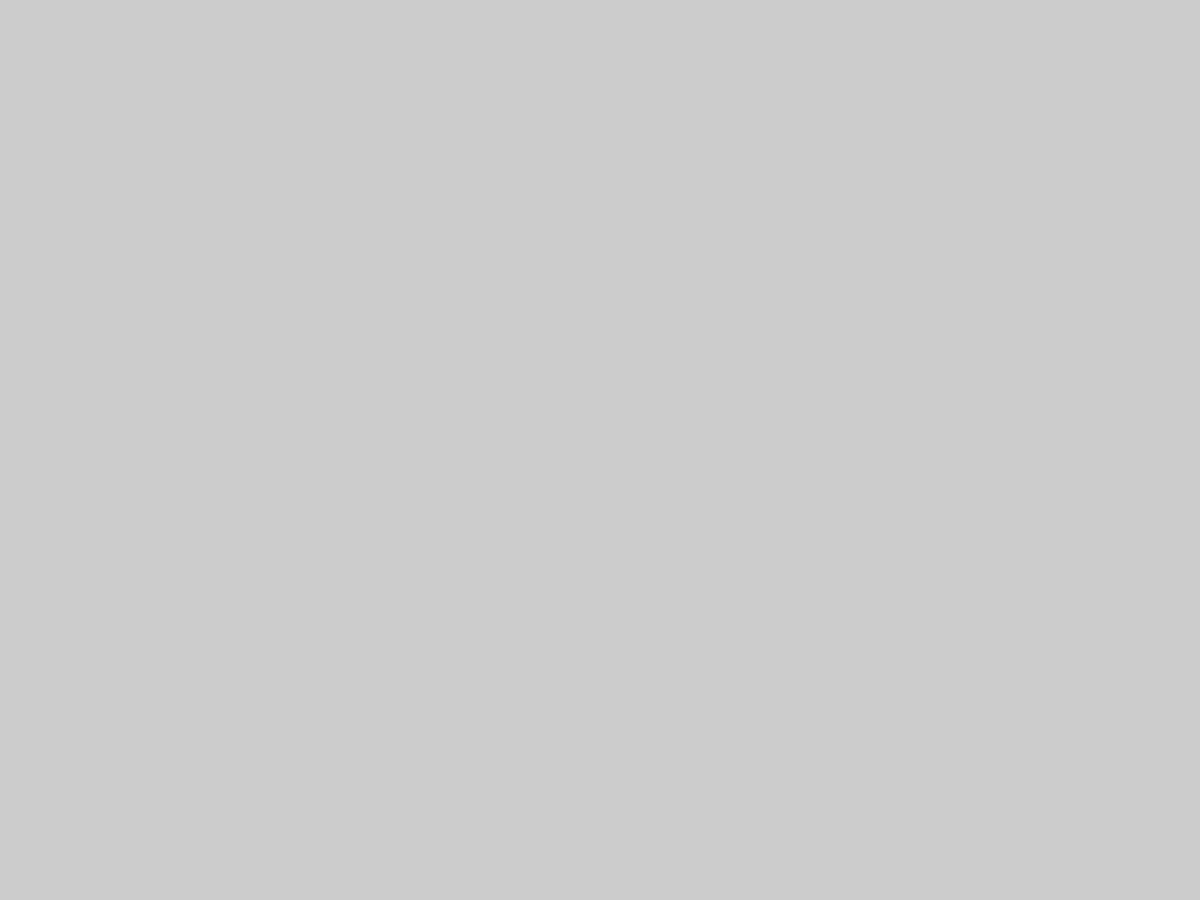
Frame 1 (no input)
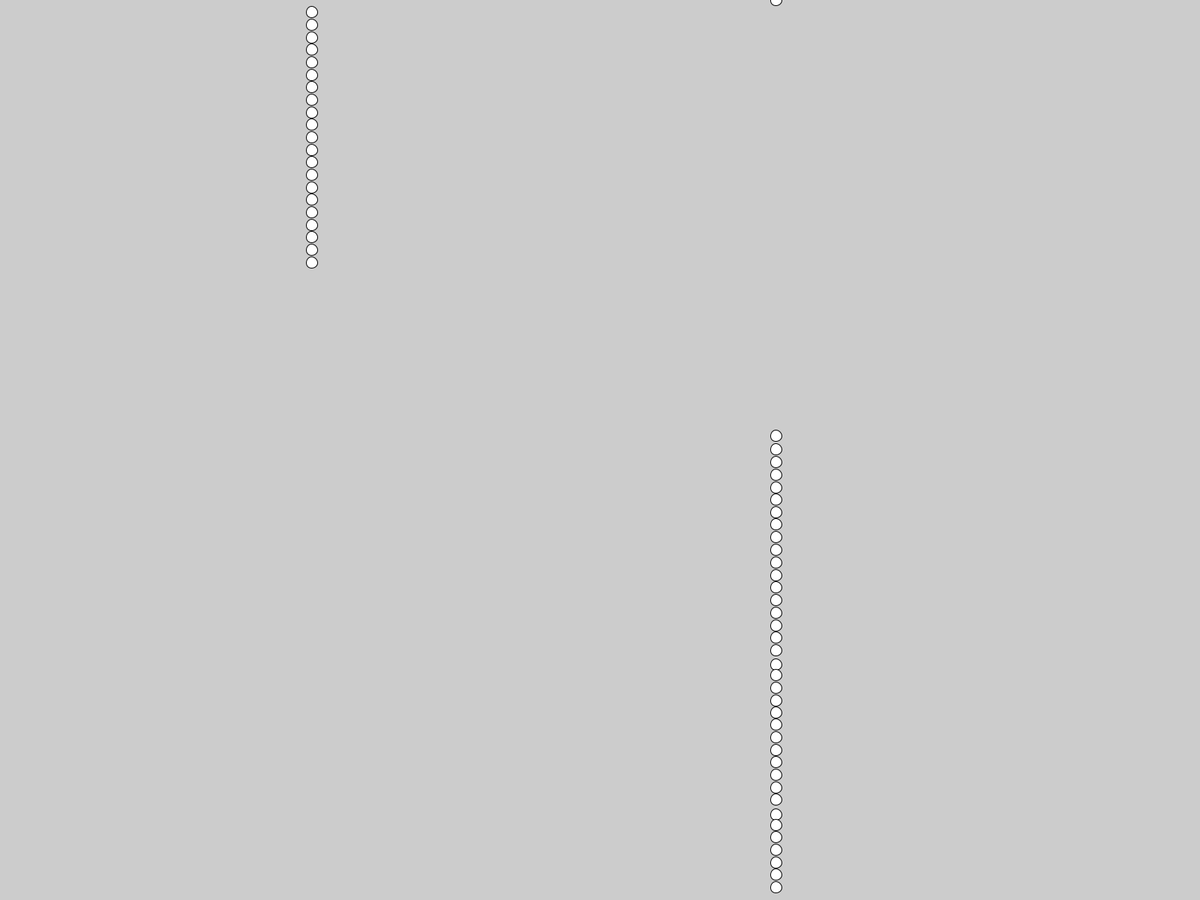
Frame 60 (the mouse pressed at the canvas centre just before this capture)
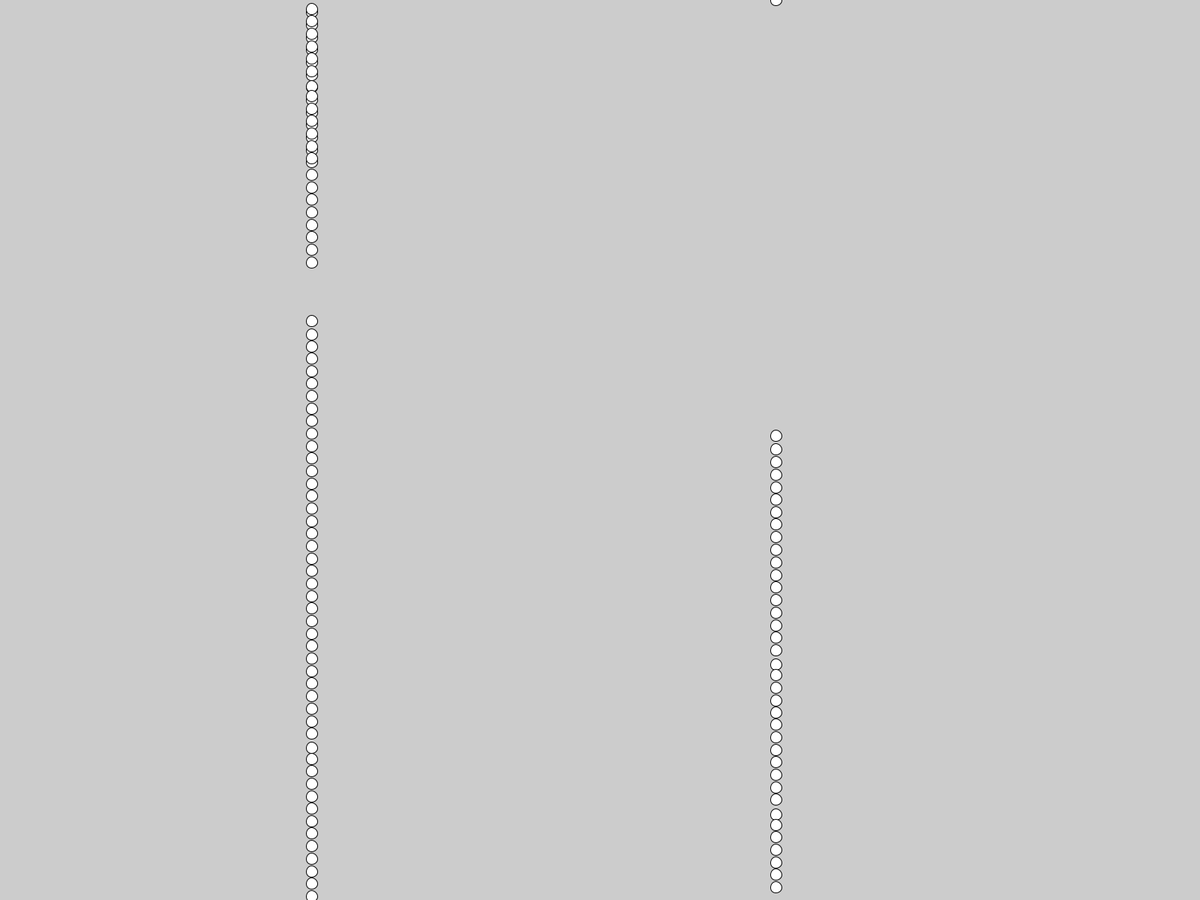
Frame 120 (the mouse held since frame 60 and released just before this capture)

The Processing sketch that drew these frames (run headless with seeded random() and noise(); from frame 60 on, the mouse is pressed at the canvas centre):

// Processing sketch: drippingObject
// ── drippingObject.pde
rainDrop r;
int initialTime;
int interval = 50;
void setup(){
  r = new rainDrop();
  fullScreen();
  initialTime = millis();
}

class rainDrop {
  float x;
  rainDrop(){
    x = random(width);
  } 
  void drip(){
    ellipse(x,millis()%height,15,15);
    if(millis()%height < 1){
      x = random(width);
    }
  }
}

void draw(){
  if(millis() - initialTime > interval){
    r.drip();
  }
}
